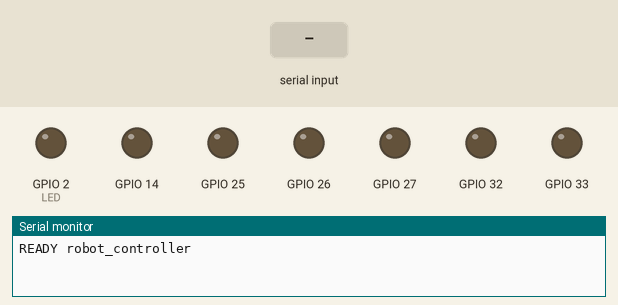
Simulated run of this sketch. Board: ESP32. Shown: output pins drawn as LEDs (lit = HIGH), the last lines printed to the serial monitor. The inputs (shaded band) are chosen by the test bench.

Above: at 1.2 s.
1.3 s: "F,45\n" received over Serial
At 1.7 s:
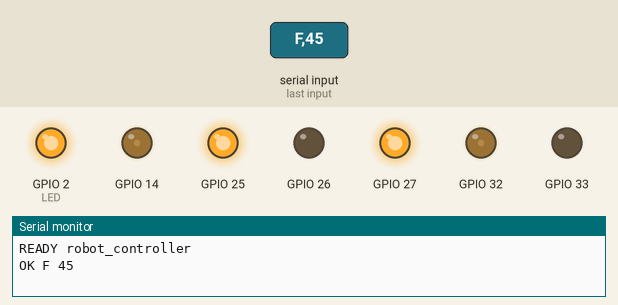
3.3 s: "B,45\n" received over Serial
At 3.7 s:
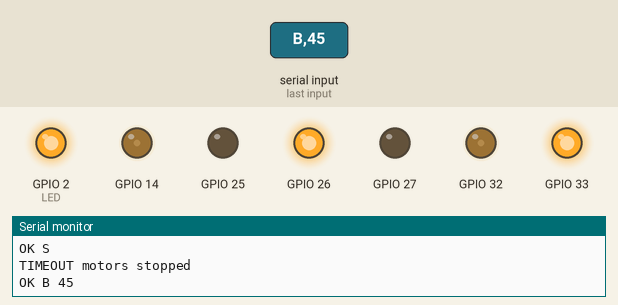
5.3 s: "L,45\n" received over Serial
At 5.7 s:
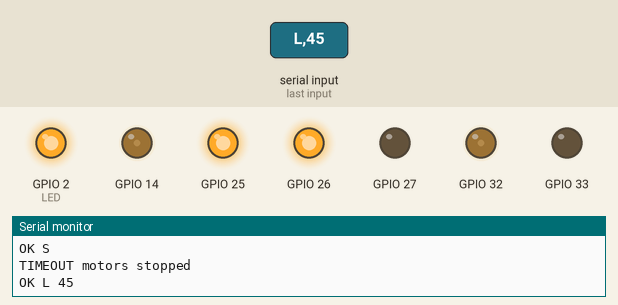
7.3 s: "R,45\n" received over Serial
At 7.7 s:
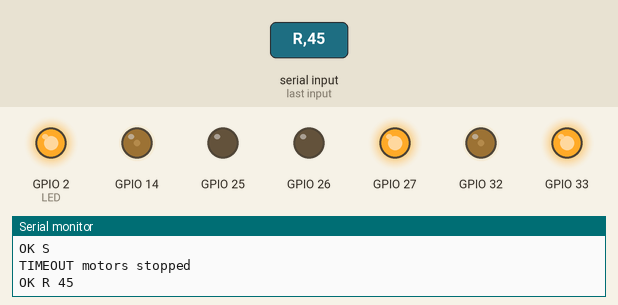
9.3 s: "F\n" received over Serial
At 9.7 s:
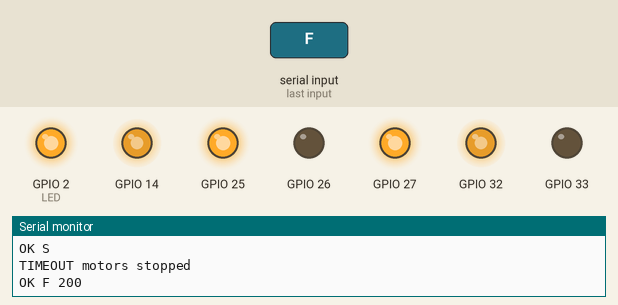
11.3 s: "B\n" received over Serial
At 11.7 s:
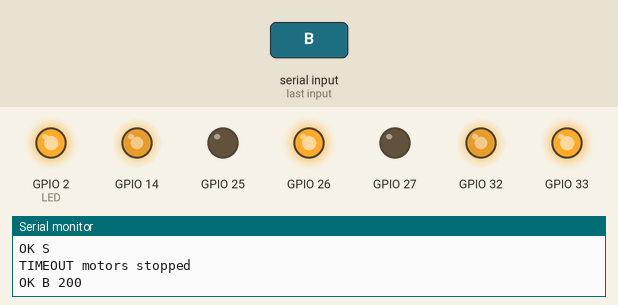
Timing chart, 0 to 14.3 s (numbered marks = the images above; inputs shaded):
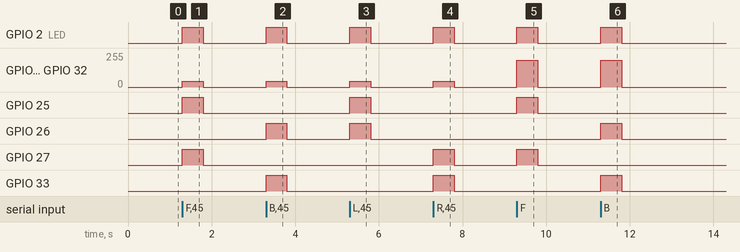

The sketch:

robot_controller.ino
```cpp
/*
  Robot motor controller for the Robot Station web app.

  Receives one command per line over USB serial (115200 baud):
    F <speed>   forward   (speed 0-255, optional, default 200)
    B <speed>   backward
    L <speed>   turn left  (spin in place)
    R <speed>   turn right (spin in place)
    S           stop
    ?           replies "READY robot_controller" (the web app checks this)

  Safety: while moving, the web app repeats the command every 150 ms.
  If nothing arrives for 500 ms, the motors stop on their own.

  Wiring (L298N or similar dual H-bridge driver):
    Left motor : ENA -> GPIO 14 (PWM), IN1 -> GPIO 27, IN2 -> GPIO 26
    Right motor: ENB -> GPIO 32 (PWM), IN3 -> GPIO 25, IN4 -> GPIO 33
    Driver GND must be connected to ESP32 GND.
  Remove the ENA/ENB jumpers on the L298N so speed control works.

  With no motors wired, the on-board LED (GPIO 2) lights while moving,
  so you can test the whole chain on a bare ESP32.
*/

#include <Arduino.h>

// ---- Pins (change to match your wiring) ----
const int ENA = 14, IN1 = 27, IN2 = 26;   // left motor
const int ENB = 32, IN3 = 25, IN4 = 33;   // right motor
const int LED = 2;

// Flip if a motor spins the wrong way
const bool INVERT_LEFT = false;
const bool INVERT_RIGHT = false;

const unsigned long TIMEOUT_MS = 500;
const int DEFAULT_SPEED = 200;

char current = 'S';
unsigned long lastCommandAt = 0;
String line;

// speed: -255..255 (negative = reverse)
void setMotor(int en, int inA, int inB, int speed, bool invert) {
  if (invert) speed = -speed;
  if (speed > 0) {
    digitalWrite(inA, HIGH);
    digitalWrite(inB, LOW);
  } else if (speed < 0) {
    digitalWrite(inA, LOW);
    digitalWrite(inB, HIGH);
  } else {
    digitalWrite(inA, LOW);
    digitalWrite(inB, LOW);
  }
  analogWrite(en, abs(speed));
}

void drive(int left, int right) {
  setMotor(ENA, IN1, IN2, left, INVERT_LEFT);
  setMotor(ENB, IN3, IN4, right, INVERT_RIGHT);
  digitalWrite(LED, (left || right) ? HIGH : LOW);
}

void apply(char cmd, int speed) {
  switch (cmd) {
    case 'F': drive(speed, speed); break;
    case 'B': drive(-speed, -speed); break;
    case 'L': drive(-speed, speed); break;
    case 'R': drive(speed, -speed); break;
    default:  drive(0, 0); cmd = 'S'; break;
  }
  // Report only changes so the log is not flooded by the 150 ms repeats
  if (cmd != current) {
    current = cmd;
    Serial.print("OK ");
    Serial.print(cmd);
    if (cmd != 'S') { Serial.print(' '); Serial.print(speed); }
    Serial.println();
  }
}

void handleLine(String s) {
  s.trim();
  if (s.length() == 0) return;
  char cmd = toupper(s.charAt(0));
  if (cmd == '?') {
    Serial.println("READY robot_controller");
    return;
  }
  int speed = DEFAULT_SPEED;
  if (s.length() > 2) speed = constrain(s.substring(2).toInt(), 0, 255);

  if (cmd == 'F' || cmd == 'B' || cmd == 'L' || cmd == 'R' || cmd == 'S') {
    lastCommandAt = millis();
    apply(cmd, speed);
  } else {
    Serial.print("ERR unknown command: ");
    Serial.println(s);
  }
}

void setup() {
  Serial.begin(115200);
  int outputs[] = {ENA, IN1, IN2, ENB, IN3, IN4, LED};
  for (int p : outputs) pinMode(p, OUTPUT);
  drive(0, 0);
  line.reserve(32);
  Serial.println("READY robot_controller");
}

void loop() {
  while (Serial.available()) {
    char c = Serial.read();
    if (c == '\n' || c == '\r') {
      handleLine(line);
      line = "";
    } else if (line.length() < 31) {
      line += c;
    }
  }

  if (current != 'S' && millis() - lastCommandAt > TIMEOUT_MS) {
    apply('S', 0);
    Serial.println("TIMEOUT motors stopped");
  }
}
```

Measured:
- after the input at 1.3 s, GPIO 2 (LED), GPIO 25, GPIO 27: LOW → HIGH at once, → LOW 0.50 s later; GPIO 14, GPIO 32: 0/255 → 45/255 at once, → 0/255 0.50 s later
- after the input at 3.3 s, GPIO 2 (LED), GPIO 26, GPIO 33: LOW → HIGH at once, → LOW 0.50 s later; GPIO 14, GPIO 32: 0/255 → 45/255 at once, → 0/255 0.50 s later
- after the input at 5.3 s, GPIO 2 (LED), GPIO 25, GPIO 26: LOW → HIGH at once, → LOW 0.50 s later; GPIO 14, GPIO 32: 0/255 → 45/255 at once, → 0/255 0.50 s later
- after the input at 7.3 s, GPIO 2 (LED), GPIO 27, GPIO 33: LOW → HIGH at once, → LOW 0.50 s later; GPIO 14, GPIO 32: 0/255 → 45/255 at once, → 0/255 0.50 s later
- after the input at 9.3 s, GPIO 2 (LED), GPIO 25, GPIO 27: LOW → HIGH at once, → LOW 0.50 s later; GPIO 14, GPIO 32: 0/255 → 200/255 at once, → 0/255 0.50 s later
- after the input at 11.3 s, GPIO 2 (LED), GPIO 26, GPIO 33: LOW → HIGH at once, → LOW 0.50 s later; GPIO 14, GPIO 32: 0/255 → 200/255 at once, → 0/255 0.50 s later
